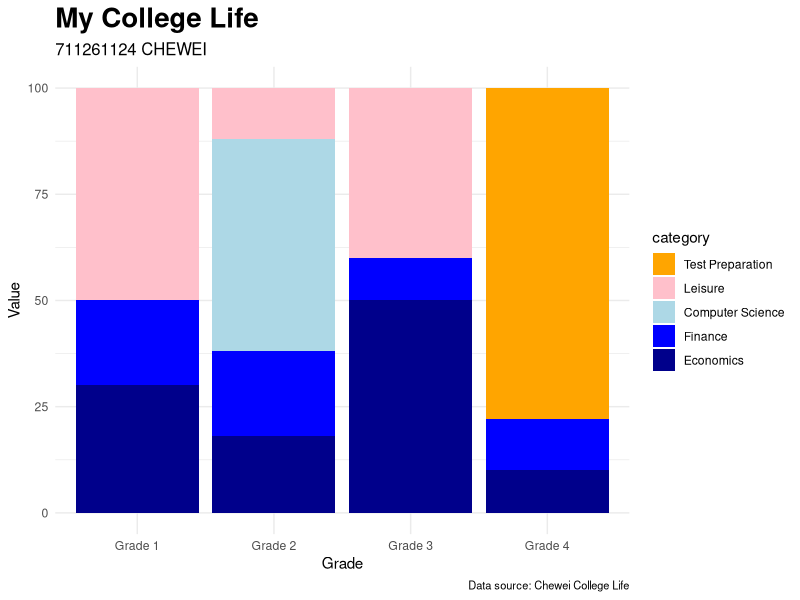

Here is the R script that generated this plot:
library(ggplot2)

data <- data.frame(
  category = rep(c("Economics", "Finance", "Computer Science", "Leisure", "Test Preparation"), times = 4),
  value = c(30, 20, 0, 50, 0, 18, 20, 50, 12, 0, 50, 10, 0, 40, 0, 10, 12, 0, 0, 78),
  grade = rep(c("Grade 1", "Grade 2", "Grade 3", "Grade 4"), each = 5)
)

data$category <- factor(data$category, levels = c("Test Preparation", "Leisure", "Computer Science", "Finance", "Economics"))

ggplot(data, aes(x = grade, y = value, fill = category)) +
  geom_bar(stat = "identity") +
  scale_fill_manual(values = c(
    "Test Preparation" = "orange", 
    "Leisure" = "pink", 
    "Computer Science" = "lightblue", 
    "Finance" = "blue", 
    "Economics" = "darkblue"
  )) +
  labs(
    title = "My College Life",
    subtitle = "711261124 CHEWEI",
    x = "Grade",
    y = "Value",
    caption = "Data source: Chewei College Life"
  ) +
  theme_minimal() +
  theme(
    plot.title = element_text(size = 20, face = "bold"),
    plot.subtitle = element_text(size = 12),
    plot.caption = element_text(size = 8),
  )
